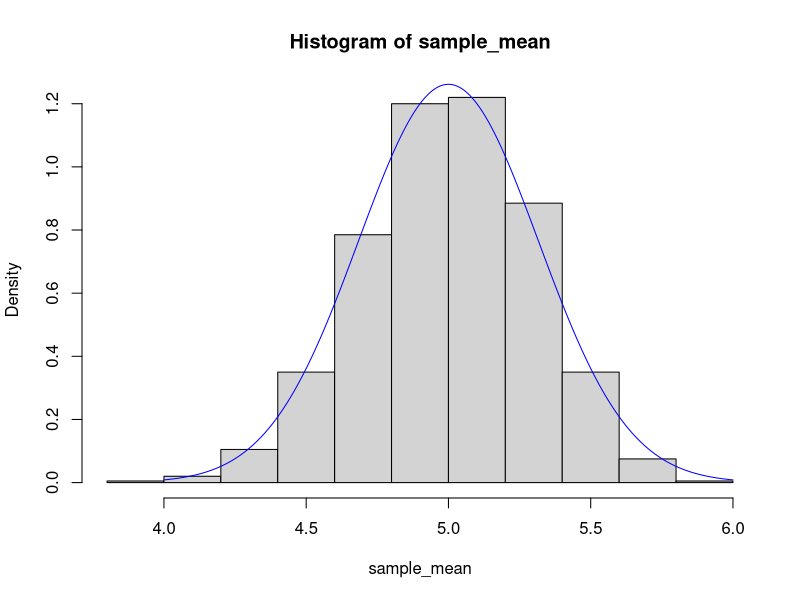
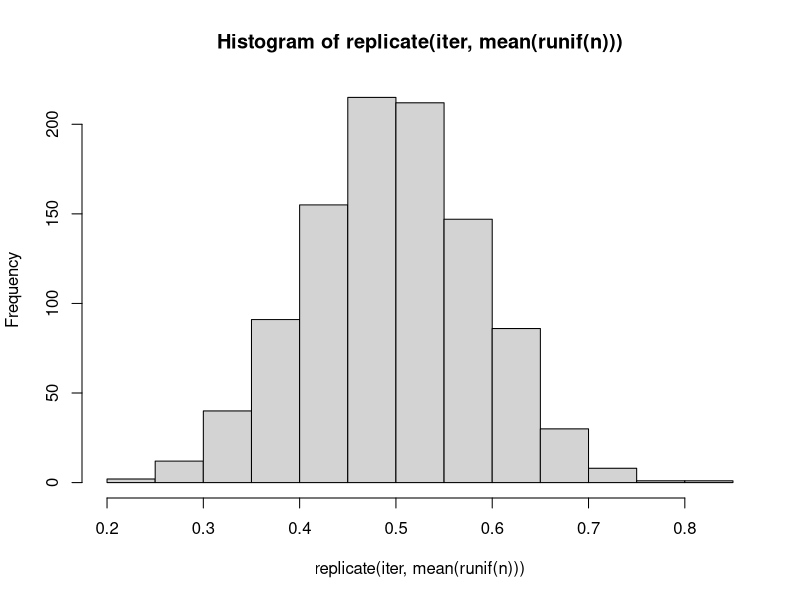
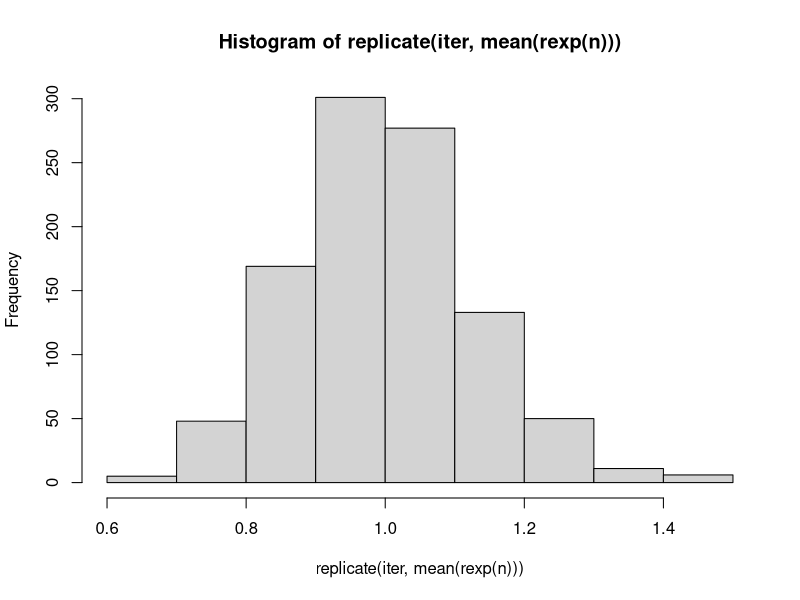
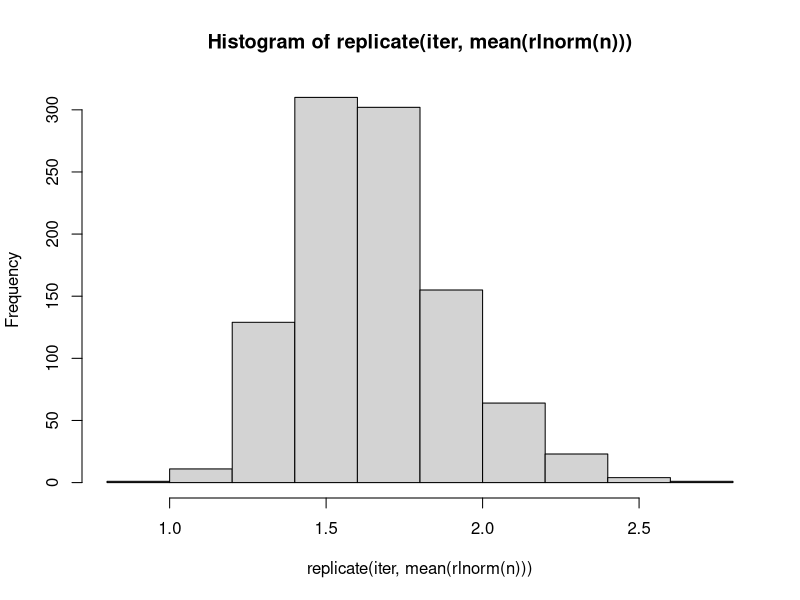

The R script that drew these images, in order:
mu = 5 # expected value
sigma = 1 # standard deviation

n = 10 # sample size

iter = 1000 # number of iterations we draw a new random sample and calculate the sample mean

sample_mean <- replicate(iter,mean(rnorm(n,mu,sigma))) 

hist(sample_mean,prob = TRUE)
xx = seq(4,6,by=0.01)
yy = dnorm(xx,mu,sigma/sqrt(n))
lines(xx,yy,col='blue') #the density distribution for N(mu,sigma/sqrt(n))


n = 10
hist(replicate(iter,mean(runif(n)))) 

n = 60
hist(replicate(iter,mean(rexp(n)))) 

n = 80
hist(replicate(iter,mean(rlnorm(n)))) 
